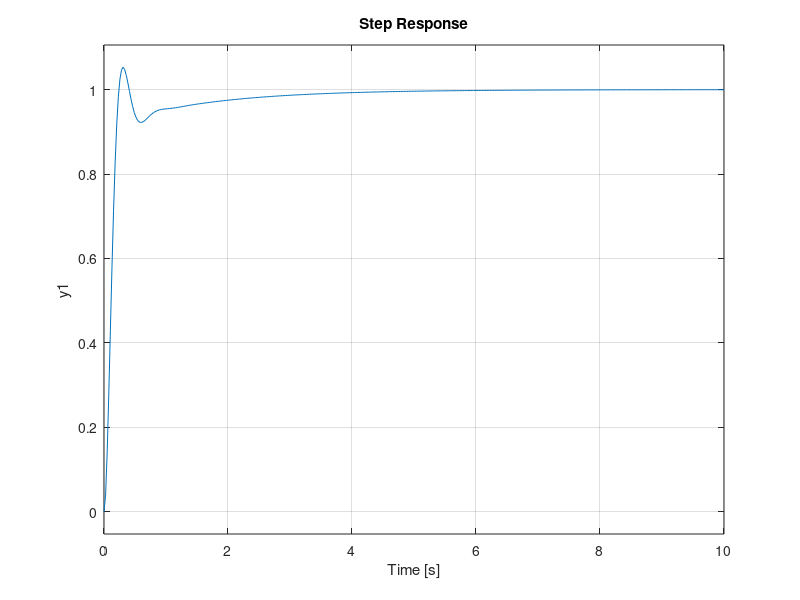

MATLAB code for this plot:
R1 = 10e6; 
R2 = 10e6; 
C1 = 22e-9; 
C2 = 22e-9;
num = 1/(R1*R2*C1*C2);
den = [1 (R1*C1+R2*C2+R1*C2)/(R1*R2*C1*C2) 1/(R1*R2*C1*C2)]; 
kp=6.6002;
ki=4.54;
con_num=[kp ki];
con_den=[1 0];
G = tf(num,den)
G_contoller = tf(con_num,con_den)
G_system=series(G, G_contoller)
System= feedback(G_system,1); 
step(System);